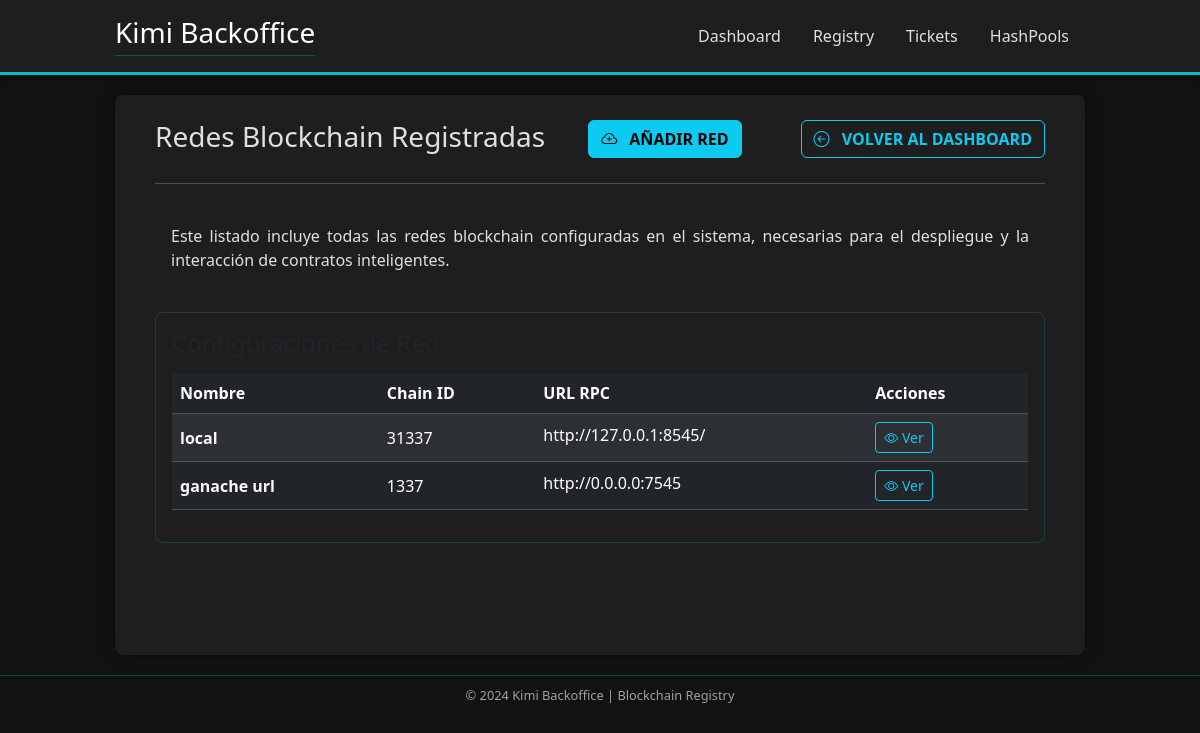
/contractRegistry/network/list/, run on the app's committed database.
### contractRegistry/models.py (models this page shows, shortened)
class Network(models.Model):
    name = models.CharField(max_length=100, unique=True)
    rpc_url = models.URLField()
    chain_id = models.PositiveIntegerField(unique=True)

### contractRegistry/views.py (the view)
# urls.py: path('network/list/', views.networkList, name='network_list'),
def networkList(request):
    all_networks = Network.objects.all()
    context = {
        'networks': all_networks
    }
    return render(request, 'contractRegistry/network_list.html', context)

### templates/contractRegistry/network_list.html (shortened to what this page needs)
{% extends "base.html" %}
{% load static %}
{% block content %}
<div class="centered-container mx-auto dashboard-content">
    <div class="d-flex justify-content-between align-items-center mb-4 border-0">
      <h2 class="h3 text-accent mb-0" style="border-bottom: none !important;">Redes Blockchain Registradas</h2>
      <a href="{% url 'contractRegistry:register_network' %}" class="btn btn-info fw-bold text-uppercase me-3"><i class="bi bi-cloud-plus me-2"></i> Añadir Red</a>
      <a href="{% url 'contractRegistry:index' %}" class="btn btn-outline-info fw-bold text-uppercase"><i class="bi bi-arrow-left-circle me-2"></i> Volver al Dashboard</a>
    </div>
    <hr class="text-accent mt-0 mb-4" />
    <div class="mb-4 welcome-card p-3 d-flex justify-content-between align-items-start">
      <div style="text-align: justify;">
        <p class="mb-0 text-text-dim">
          Este listado incluye todas las redes blockchain configuradas en el sistema, necesarias para el despliegue y la interacción de contratos inteligentes.
        </p>
      </div>
    </div>
    <div class="card status-card-table p-3">
        <h4 class="text-text-light mb-3">Configuraciones de Red</h4>
        <table class="table table-dark table-striped table-hover">
            <thead>
                <tr>
                    <th scope="col" class="text-accent">Nombre</th>
                    <th scope="col" class="text-accent">Chain ID</th>
                    <th scope="col" class="text-accent">URL RPC</th>
                    <th scope="col" class="text-accent">Acciones</th>
                </tr>
            </thead>
            <tbody>
                {% for network in networks %}
                    <tr class="text-text-dim align-middle">
                        <td class="fw-bold text-light">{{ network.name }}</td>
                        <td>{{ network.chain_id }}</td>
                        <td>
                            <span class="d-inline-block text-truncate" style="max-width: 250px;">{{ network.rpc_url }}</span>
                        </td>
                        <td>
                            <button class="btn btn-sm btn-outline-info me-2 view-network-btn"
                                    data-bs-toggle="modal"
                                    data-bs-target="#networkDetailModal"
                                    data-id="{{ network.pk }}"
                                    data-name="{{ network.name }}"
                                    data-chainid="{{ network.chain_id }}"
                                    data-rpcurl="{{ network.rpc_url }}"
                                    data-explorer="{{ network.block_explorer_url|default:'' }}">
                                <i class="bi bi-eye"></i> Ver
                            </button>
                        </td>
                    </tr>
                {% empty %}
                    <tr class="text-center">
                        <td colspan="4" class="text-warning fw-bold">No hay redes blockchain registradas aún.</td>
                    </tr>
                {% endfor %}
            </tbody>
        </table>
    </div>
</div>
{% endblock %}

### templates/base.html (style rules this page uses)
:root { --base-bg: #121212; --card-bg: #1e1e1e; --accent: #00bcd4; --success: #4caf50; --text-light: #e0e0e0; --text-dim: #a0a0a0; }
body { background-color: var(--base-bg); color: var(--text-light); font-family: 'Segoe UI', Tahoma, Geneva, Verdana, sans-serif; margin: 0; padding: 0; }
.centered-container { max-width: 1000px; padding: 0 15px; }
h1, h2, h3 { color: var(--accent); border-bottom: 1px solid rgba(0, 188, 212, 0.3); padding-bottom: 5px; margin-bottom: 20px; }
.status-card-table { background-color: var(--card-bg); border: 1px solid rgba(0, 188, 212, 0.2); border-radius: 8px; }

### data on the page
Network: name "local", chain_id "31337", rpc_url "http://127.0.0.1:8545/"
Network: name "ganache url", chain_id "1337", rpc_url "http://0.0.0.0:7545"

### other printed values
{{ year|default:'2024' }} "2024"
